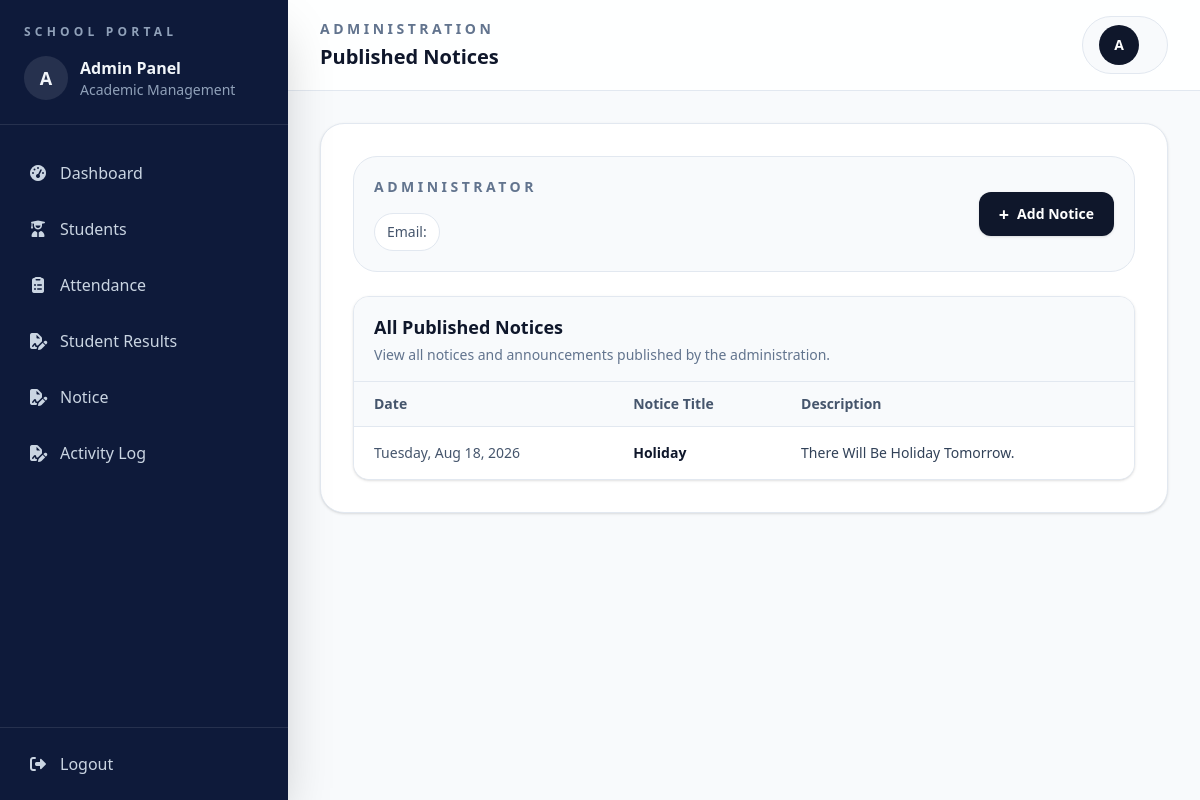
Before: /academics/admin/notices/ with the older database file.
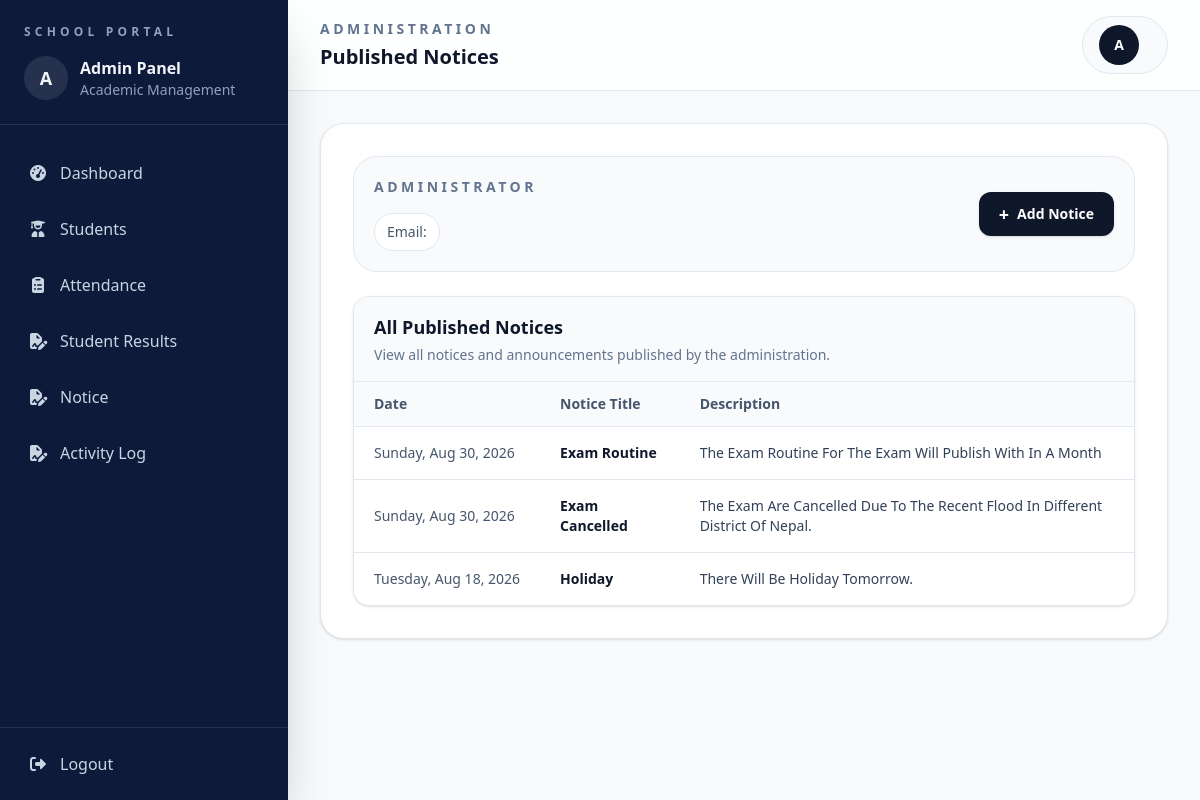
After: the same page with the newer database file.
### academics/models.py (models this page shows, shortened)
class Notice(models.Model):
    title = models.CharField(max_length=200)
    description = models.TextField(blank=True)
    created_at = models.DateTimeField(auto_now_add=True)
    class Meta:
        verbose_name = "Notice"
        verbose_name_plural = "Notices"

### academics/views.py (the view)
def admin_notice_list(request):
    notices = (
        Notice.objects
        .all()
        .order_by("-created_at")
    )
    return render(
        request,
        "academics/admin_notice_list.html",
        {
            "notice_list": notices
        }
    )

### academics/templates/academics/admin_notice_list.html (shortened to what this page needs)
{% extends "adminbase.html" %}
{% block page_label %}
    Administration
{% endblock %}
{% block page_title %}
    Published Notices
{% endblock %}
{% block content %}
<div class="space-y-6">
    <div class="rounded-3xl border border-slate-200 bg-slate-50 p-5">
        <div class="flex flex-col gap-4 md:flex-row md:items-center md:justify-between">
            <div>
                <p class="text-sm font-semibold uppercase tracking-[0.25em] text-slate-500">
                    Administrator
                </p>
                <div class="mt-4 flex flex-wrap gap-3 text-sm text-slate-600">
                    <span class="rounded-full border border-slate-200 bg-white px-3 py-2">
                        Email: {{ request.user.email }}
                    </span>
                </div>
            </div>
            <div class="flex items-center">
                <a
                    href="{% url 'admin-add-notice' %}"
                    class="inline-flex items-center justify-center rounded-xl bg-slate-900 px-5 py-3 text-sm font-semibold text-white shadow-sm transition hover:bg-slate-800 focus:outline-none focus:ring-2 focus:ring-slate-400"
                >
                    <span class="mr-2 text-lg leading-none">
                        +
                    </span>
                    Add Notice
                </a>
            </div>
        </div>
    </div>
    <div class="overflow-hidden rounded-2xl border border-slate-200 bg-white shadow-sm">
        <div class="border-b border-slate-200 bg-slate-50 px-5 py-4">
            <h2 class="text-lg font-semibold text-slate-900">
                All Published Notices
            </h2>
            <p class="mt-1 text-sm text-slate-500">
                View all notices and announcements published by the administration.
            </p>
        </div>
        <div class="overflow-x-auto">
            <table class="min-w-full divide-y divide-slate-200 text-left text-sm">
                <thead class="bg-slate-50 text-slate-600">
                    <tr>
                        <th class="px-5 py-3 font-semibold">
                            Date
                        </th>
                        <th class="px-5 py-3 font-semibold">
                            Notice Title
                        </th>
                        <th class="px-5 py-3 font-semibold">
                            Description
                        </th>
                    </tr>
                </thead>
                <tbody class="divide-y divide-slate-200 bg-white text-slate-700">
                    {% for notice in notice_list %}
                    <tr class="transition hover:bg-slate-50">
                        <td class="whitespace-nowrap px-5 py-4 text-slate-600">
                            {{ notice.created_at|date:"l, M d, Y" }}
                        </td>
                        <td class="px-5 py-4 font-semibold text-slate-900">
                            {{ notice.title|title }}
                        </td>
                        <td class="px-5 py-4 text-slate-700">
                            {{ notice.description|default:"No description provided."|title }}
                        </td>
                    </tr>
                    {% endfor %}
                </tbody>
            </table>
        </div>
    </div>
</div>
{% endblock %}

Changed rows visible on the page:
added Notice: created_at "Sunday, Aug 30, 2026", title "Exam Routine", description "The Exam Routine For The Exam Will Publish With In A Month"
added Notice: created_at "Sunday, Aug 30, 2026", title "Exam Cancelled", description "The Exam Are Cancelled Due To The Recent Flood In Different District Of Nepal."
